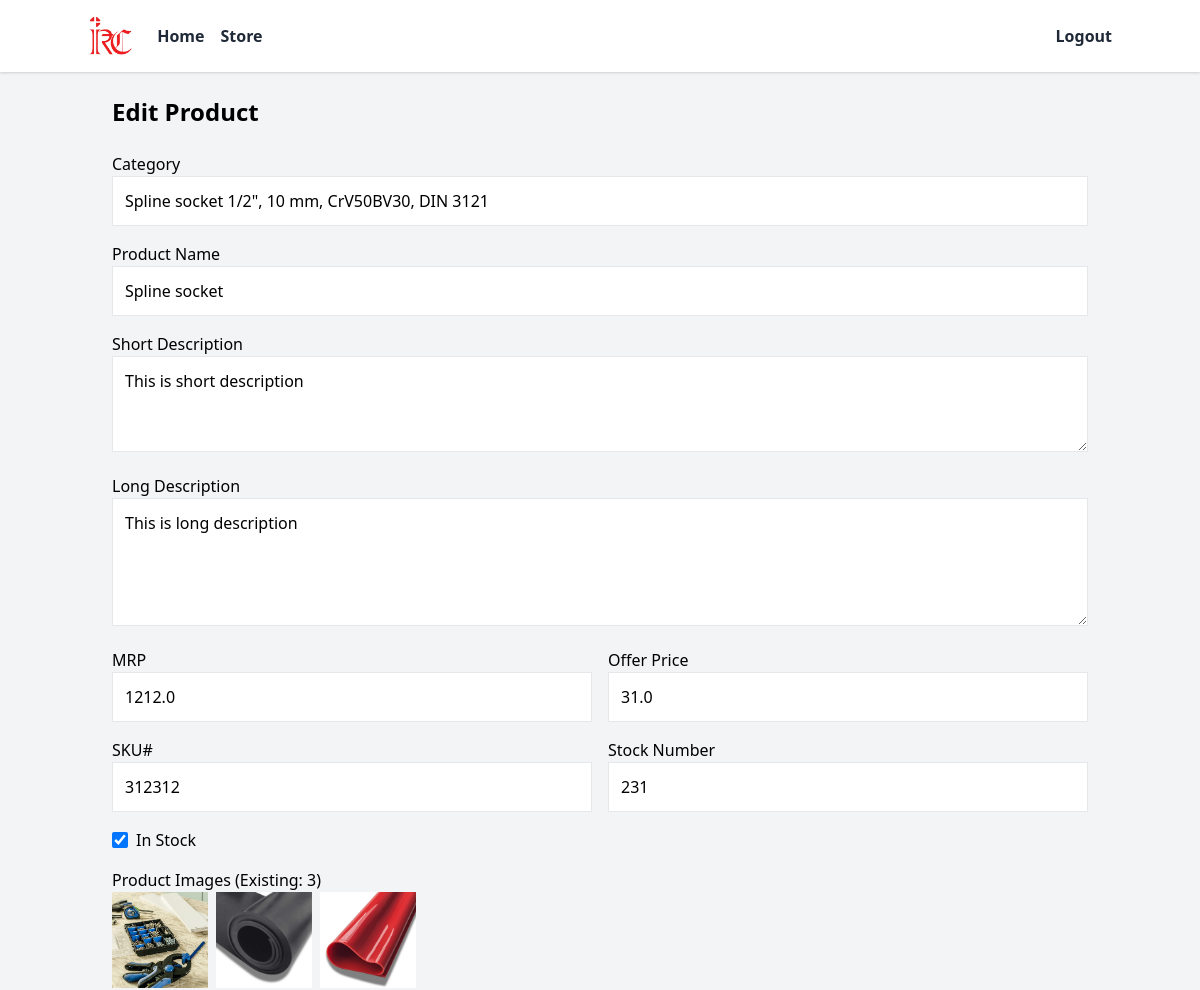
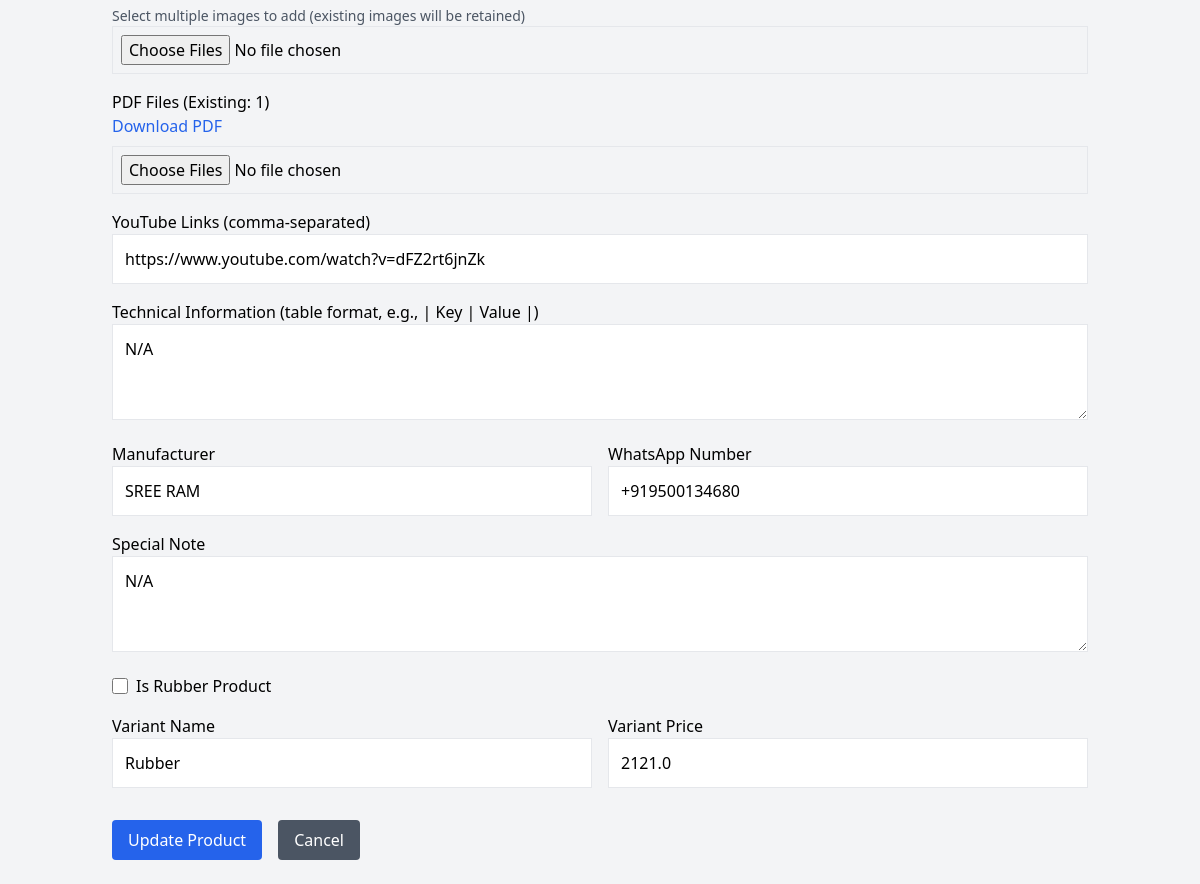
/edit/5 (signed in), run on the app's committed database (2 pictures, top to bottom).
### app.py (models this page shows, shortened)
class Product(db.Model):
    id = db.Column(db.Integer, primary_key=True)
    category = db.Column(db.String(100))
    product_name = db.Column(db.String(200))
    short_description = db.Column(db.Text)
    long_description = db.Column(db.Text)
    mrp = db.Column(db.Float)
    offer_price = db.Column(db.Float)
    sku = db.Column(db.String(50))
    in_stock = db.Column(db.Boolean, default=True)
    stock_number = db.Column(db.Integer)
    download_pdfs = db.Column(db.Text)
    product_image_urls = db.Column(db.Text)
    youtube_links = db.Column(db.Text)
    technical_information = db.Column(db.Text)
    manufacturer = db.Column(db.String(200))
    special_note = db.Column(db.Text)
    whatsapp_number = db.Column(db.String(20))
    is_rubber = db.Column(db.Boolean, default=False)
    rubber_density = db.Column(db.Float, nullable=True)
    rubber_height = db.Column(db.Float, nullable=True)
    rubber_length = db.Column(db.Float, nullable=True)
    rubber_thickness = db.Column(db.Float, nullable=True)
    rubber_description = db.Column(db.Text, nullable=True)
    variant_name = db.Column(db.String(50))  # Changed from variant to variant_name
    variant_price = db.Column(db.Float, nullable=True)  # Added variant_price

### app.py (the view)
    def wrap(*args, **kwargs):
        if 'user_id' not in session:
            return redirect(url_for('login'))
        return f(*args, **kwargs)

### app.py (called while the page is built, shortened)
def login_required(f):
    def wrap(*args, **kwargs):
        if 'user_id' not in session:
            return redirect(url_for('login'))
        return f(*args, **kwargs)
    wrap.__name__ = f.__name__
    return wrap

@app.route('/edit/<int:product_id>', methods=['GET', 'POST'])
@login_required
def edit_product_ui(product_id):
    product = Product.query.get_or_404(product_id)
    return render_template('edit_product.html', product=product)

### templates/edit_product.html (shortened to what this page needs)
<!DOCTYPE html>
<html lang="en">
<head>
    <link rel="stylesheet" href="https://cdn.jsdelivr.net/npm/tailwindcss@2.2.19/dist/tailwind.min.css">
</head>
<body class="bg-gray-100">
    <nav class="bg-white text-gray-800 shadow p-4">
        <div class="container mx-auto flex flex-col sm:flex-row justify-between items-center space-y-4 sm:space-y-0">
            <div class="flex flex-col sm:flex-row items-center space-y-2 sm:space-y-0 sm:space-x-6">
                <img src="{{ url_for('static', filename='images/d1ac29d9-3a91-478e-8cbf-130a3ee321c7.jpeg') }}"
                    alt="Logo" class="h-8 sm:h-10 w-auto">
                <div class="flex space-x-4">
                    <a href="/" class="hover:text-blue-600 font-semibold text-sm sm:text-base">Home</a>
                    <a href="/store" class="hover:text-blue-600 font-semibold text-sm sm:text-base">Store</a>
                </div>
            </div>
            <div class="flex space-x-4">
                {% if session.user_id %}
                <a href="/logout" class="hover:text-red-600 font-semibold text-sm sm:text-base">Logout</a>
                {% else %}
                <a href="/login" class="hover:text-blue-600 font-semibold text-sm sm:text-base">Login</a>
                <a href="/register" class="hover:text-green-600 font-semibold text-sm sm:text-base">Register</a>
                {% endif %}
            </div>
        </div>
    </nav>
    <div class="container mx-auto p-4 sm:p-6">
        <h1 class="text-xl sm:text-2xl font-bold mb-4 sm:mb-6">Edit Product</h1>
        <form method="POST" enctype="multipart/form-data" class="space-y-3 sm:space-y-4">
            <div>
                <label for="category" class="block text-sm sm:text-base">Category</label>
                <input type="text" id="category" name="category" value="{{ product.category }}"
                    class="w-full border p-2 sm:p-3 text-sm sm:text-base" required>
            </div>
            <div>
                <label for="product_name" class="block text-sm sm:text-base">Product Name</label>
                <input type="text" id="product_name" name="product_name" value="{{ product.product_name }}"
                    class="w-full border p-2 sm:p-3 text-sm sm:text-base" required>
            </div>
            <div>
                <label for="short_description" class="block text-sm sm:text-base">Short Description</label>
                <textarea id="short_description" name="short_description"
                    class="w-full border p-2 sm:p-3 text-sm sm:text-base h-20 sm:h-24">{{ product.short_description }}</textarea>
            </div>
            <div>
                <label for="long_description" class="block text-sm sm:text-base">Long Description</label>
                <textarea id="long_description" name="long_description"
                    class="w-full border p-2 sm:p-3 text-sm sm:text-base h-24 sm:h-32">{{ product.long_description }}</textarea>
            </div>
            <div class="grid grid-cols-1 sm:grid-cols-2 gap-3 sm:gap-4">
                <div>
                    <label for="mrp" class="block text-sm sm:text-base">MRP</label>
                    <input type="number" id="mrp" name="mrp" step="0.01" value="{{ product.mrp }}"
                        class="w-full border p-2 sm:p-3 text-sm sm:text-base" required>
                </div>
                <div>
                    <label for="offer_price" class="block text-sm sm:text-base">Offer Price</label>
                    <input type="number" id="offer_price" name="offer_price" step="0.01"
                        value="{{ product.offer_price }}" class="w-full border p-2 sm:p-3 text-sm sm:text-base"
                        required>
                </div>
            </div>
            <div class="grid grid-cols-1 sm:grid-cols-2 gap-3 sm:gap-4">
                <div>
                    <label for="sku" class="block text-sm sm:text-base">SKU#</label>
                    <input type="text" id="sku" name="sku" value="{{ product.sku }}"
                        class="w-full border p-2 sm:p-3 text-sm sm:text-base" required>
                </div>
                <div>
                    <label for="stock_number" class="block text-sm sm:text-base">Stock Number</label>
                    <input type="number" id="stock_number" name="stock_number" value="{{ product.stock_number }}"
                        class="w-full border p-2 sm:p-3 text-sm sm:text-base" required>
                </div>
            </div>
            <div class="flex items-center space-x-2">
                <input type="checkbox" id="in_stock" name="in_stock" {% if product.in_stock %}checked{% endif %}
                    class="w-4 h-4">
                <label for="in_stock" class="text-sm sm:text-base">In Stock</label>
            </div>
            <div>
                <label for="images" class="block text-sm sm:text-base">Product Images (Existing: {{
                    product.product_image_urls.split(',')|length if product.product_image_urls else 0 }})</label>
                {% if product.product_image_urls %}
                <div class="flex flex-wrap gap-2 mb-2">
                    {% for image_url in product.product_image_urls.split(',') %}
                    <img src="{{ url_for('serve_uploaded_file', filename=image_url.split('/')[-1]) }}"
                        alt="Product Image" class="w-16 h-16 sm:w-24 sm:h-24 object-cover">
                    {% endfor %}
                </div>
                <p class="text-xs sm:text-sm text-gray-600">Select multiple images to add (existing images will be
                    retained)</p>
                {% else %}
                <p class="text-xs sm:text-sm text-gray-600">No existing images</p>
                {% endif %}
                <input type="file" id="images" name="images" multiple accept="image/*"
                    class="w-full border p-2 text-sm sm:text-base">
            </div>
            <div>
                <label for="pdfs" class="block text-sm sm:text-base">PDF Files (Existing: {{
                    product.download_pdfs.split(',')|length if
                    product.download_pdfs else 0 }})</label>
                {% if product.download_pdfs %}
                <div class="flex flex-col space-y-1 sm:space-y-2 mb-2">
                    {% for pdf in product.download_pdfs.split(',') %}
                    <a href="{{ url_for('serve_uploaded_file', filename=pdf.split('/')[-1]) }}" target="_blank"
                        class="text-blue-600 text-sm sm:text-base">Download PDF</a>
                    {% endfor %}
                </div>
                {% endif %}
                <input type="file" id="pdfs" name="pdfs" multiple accept=".pdf"
                    class="w-full border p-2 text-sm sm:text-base">
            </div>
            <div>
                <label for="youtube_links" class="block text-sm sm:text-base">YouTube Links (comma-separated)</label>
                <input type="text" id="youtube_links" name="youtube_links" value="{{ product.youtube_links }}"
                    class="w-full border p-2 sm:p-3 text-sm sm:text-base">
            </div>
            <div>
                <label for="technical_information" class="block text-sm sm:text-base">Technical Information (table
                    format, e.g., | Key |
                    Value |)</label>
                <textarea id="technical_information" name="technical_information"
                    class="w-full border p-2 sm:p-3 text-sm sm:text-base h-20 sm:h-24">{{ product.technical_information }}</textarea>
            </div>
            <div class="grid grid-cols-1 sm:grid-cols-2 gap-3 sm:gap-4">
                <div>
                    <label for="manufacturer" class="block text-sm sm:text-base">Manufacturer</label>
                    <input type="text" id="manufacturer" name="manufacturer" value="{{ product.manufacturer }}"
                        class="w-full border p-2 sm:p-3 text-sm sm:text-base">
                </div>
                <div>
                    <label for="whatsapp_number" class="block text-sm sm:text-base">WhatsApp Number</label>
                    <input type="text" id="whatsapp_number" name="whatsapp_number" value="{{ product.whatsapp_number }}"
                        class="w-full border p-2 sm:p-3 text-sm sm:text-base">
                </div>
            </div>
            <div>
                <label for="special_note" class="block text-sm sm:text-base">Special Note</label>
                <textarea id="special_note" name="special_note"
                    class="w-full border p-2 sm:p-3 text-sm sm:text-base h-20 sm:h-24">{{ product.special_note }}</textarea>
            </div>
            <div class="flex items-center space-x-2">
                <input type="checkbox" id="is_rubber" name="is_rubber" {% if product.is_rubber %}checked{% endif %}
                    onchange="toggleRubberFields()" class="w-4 h-4">
                <label for="is_rubber" class="text-sm sm:text-base">Is Rubber Product</label>
            </div>
            <div class="grid grid-cols-1 sm:grid-cols-2 gap-3 sm:gap-4">
                <div>
                    <label for="variant_name" class="block text-sm sm:text-base">Variant Name</label>
                    <input type="text" id="variant_name" name="variant_name"
                        value="{{ product.variant_name if product.variant_name else '' }}"
                        class="w-full border p-2 sm:p-3 text-sm sm:text-base">
                </div>
                <div>
                    <label for="variant_price" class="block text-sm sm:text-base">Variant Price</label>
                    <input type="number" id="variant_price" name="variant_price" step="0.01"
                        value="{{ product.variant_price if product.variant_price else '' }}"
                        class="w-full border p-2 sm:p-3 text-sm sm:text-base">
                </div>
            </div>
            <div class="flex flex-col sm:flex-row space-y-2 sm:space-y-0 sm:space-x-4 pt-4">
                <button type="submit"
                    class="bg-blue-600 text-white px-4 py-2 rounded text-sm sm:text-base w-full sm:w-auto">Update
                    Product</button>
                <a href="/"
                    class="bg-gray-600 text-white px-4 py-2 rounded text-center text-sm sm:text-base w-full sm:w-auto">Cancel</a>
            </div>
        </form>
    </div>
</body>
</html>

### data on the page
Product: category "Spline socket 1/2\", 10 mm, CrV50BV30, DIN 3121", product_name "Spline socket", short_description "This is short description", long_description "This is long description", mrp "1212.0", offer_price "31.0", sku "312312", stock_number "231", in_stock "☑", youtube_links "https://www.youtube.com/watch?v=dFZ2rt6jnZk", technical_information "N/A", manufacturer "SREE RAM", whatsapp_number "+919500134680", special_note "N/A", variant_name "Rubber", variant_price "2121.0"
